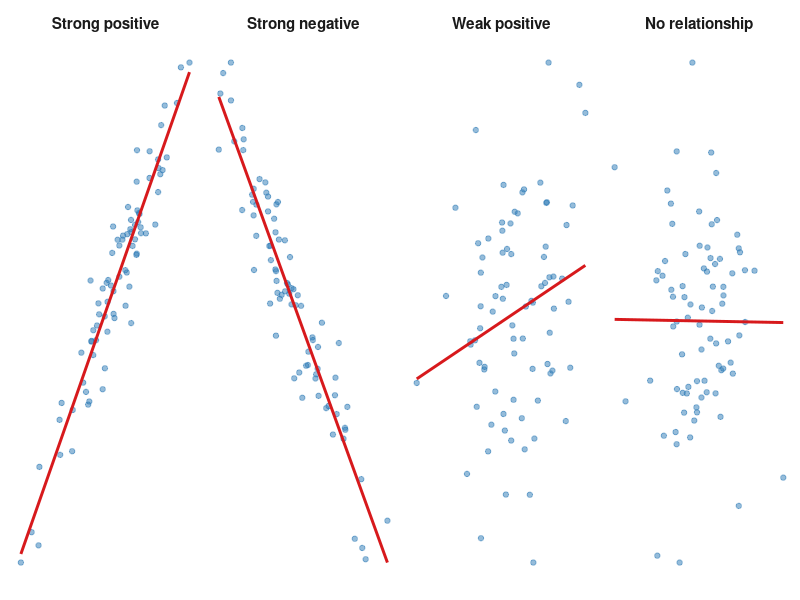
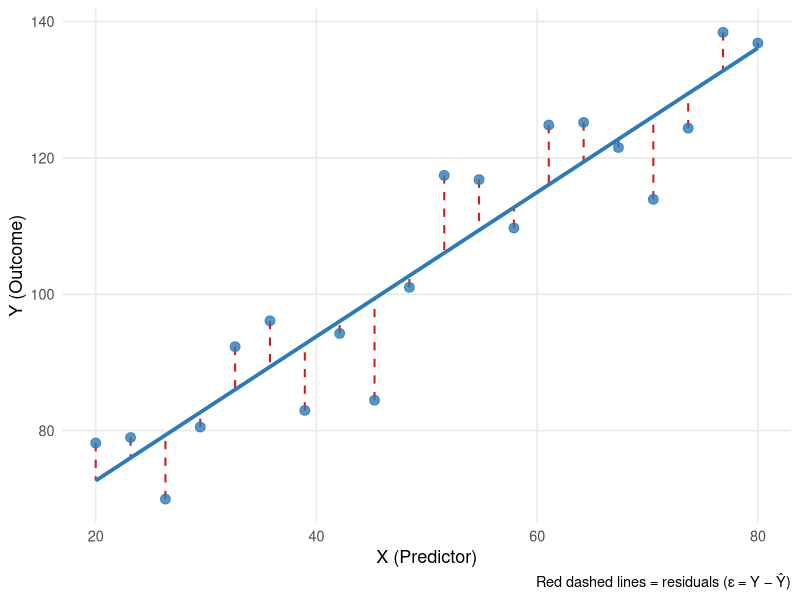
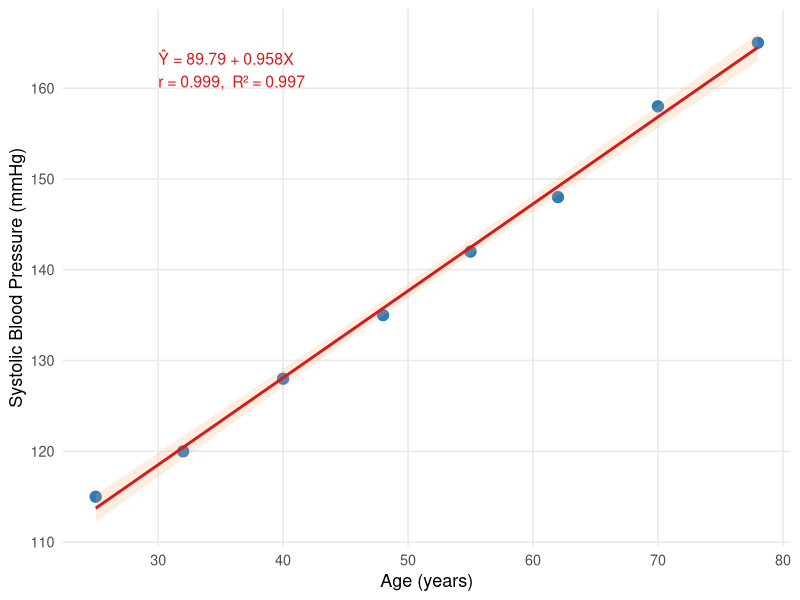

Recreate these plots in R, in order.
## ---- chunk 1
#| label: setup
#| include: false

library(ggplot2)
library(knitr)
library(kableExtra)
library(patchwork)
## ---- chunk 2
#| label: fig-scatter-types
#| fig-cap: "Four possible relationships between two variables"
#| fig-align: center
#| fig-height: 4
#| fig-width: 10

set.seed(42)
n <- 80

d1 <- data.frame(x = rnorm(n), y = 0.8*rnorm(n, mean=0) + rnorm(n,sd=0.5),
                 type = "Strong positive")
d1$y <- d1$x * 0.9 + rnorm(n, sd=0.3)

d2 <- data.frame(x = rnorm(n), y = -0.9*rnorm(n) + rnorm(n,sd=0.3),
                 type = "Strong negative")
d2$y <- -d2$x * 0.9 + rnorm(n, sd=0.3)

d3 <- data.frame(x = rnorm(n), y = 0.4*rnorm(n) + rnorm(n,sd=0.9),
                 type = "Weak positive")
d3$y <- d3$x * 0.3 + rnorm(n, sd=0.9)

d4 <- data.frame(x = rnorm(n), y = rnorm(n),
                 type = "No relationship")

all_d <- rbind(d1, d2, d3, d4)
all_d$type <- factor(all_d$type,
                     levels = c("Strong positive","Strong negative",
                                "Weak positive","No relationship"))

ggplot(all_d, aes(x = x, y = y)) +
  geom_point(alpha = 0.5, color = "#2c7bb6", size = 1.5) +
  geom_smooth(method = "lm", se = FALSE, color = "#d7191c",
              linewidth = 1, formula = y ~ x) +
  facet_wrap(~ type, nrow = 1, scales = "free") +
  theme_minimal(base_size = 12) +
  theme(axis.text = element_blank(),
        axis.ticks = element_blank(),
        axis.title = element_blank(),
        panel.grid = element_blank(),
        strip.text = element_text(face = "bold", size = 11))
## ---- chunk 3
#| label: tbl-r-interpret
#| tbl-cap: "General guidelines for interpreting the correlation coefficient"

r_tab <- data.frame(
  `|r| range` = c("0.00 – 0.19", "0.20 – 0.39",
                   "0.40 – 0.59", "0.60 – 0.79", "0.80 – 1.00"),
  Strength = c("Negligible", "Weak", "Moderate", "Strong", "Very strong"),
  Direction = c("—", "Positive or negative depending on sign",
                "Positive or negative depending on sign",
                "Positive or negative depending on sign",
                "Positive or negative depending on sign")
)

kable(r_tab, col.names = c("|r| value", "Strength", "Note"),
      align = c("c","l","l")) |>
  kable_styling(bootstrap_options = c("striped","hover","bordered"),
                full_width = FALSE, font_size = 13) |>
  column_spec(1, bold = TRUE, color = "#2c7bb6")
## ---- chunk 4
#| label: fig-ols
#| fig-cap: "Least squares regression line minimizes the sum of squared residuals (vertical red lines)"
#| fig-align: center
#| fig-height: 4
#| fig-width: 6

set.seed(10)
x <- seq(20, 80, length = 20)
y <- 60 + 0.9 * x + rnorm(20, sd = 10)
fit <- lm(y ~ x)
df_ols <- data.frame(x = x, y = y,
                     yhat = fitted(fit),
                     resid = residuals(fit))

ggplot(df_ols, aes(x = x, y = y)) +
  geom_segment(aes(xend = x, yend = yhat),
               color = "#d7191c", linewidth = 0.7, linetype = "dashed") +
  geom_smooth(method = "lm", se = FALSE, color = "#2c7bb6",
              linewidth = 1.3, formula = y ~ x) +
  geom_point(size = 3, color = "#2c7bb6", alpha = 0.8) +
  labs(x = "X (Predictor)", y = "Y (Outcome)",
       caption = "Red dashed lines = residuals (ε = Y − Ŷ)") +
  theme_minimal(base_size = 13) +
  theme(panel.grid.minor = element_blank())
## ---- chunk 5
#| label: tbl-assumptions
#| tbl-cap: "Assumptions of Simple Linear Regression"

assump <- data.frame(
  Assumption = c("Linearity",
                 "Independence",
                 "Homoscedasticity",
                 "Normality of residuals"),
  Meaning = c(
    "The relationship between X and Y is linear (a straight line is appropriate)",
    "Observations are independent of each other",
    "The spread of residuals is roughly constant across all values of X",
    "Residuals are approximately normally distributed"
  ),
  `How to Check` = c(
    "Scatter plot of X vs. Y; residual plot",
    "Study design — satisfied by random sampling",
    "Plot of residuals vs. fitted values — no funnel shape",
    "Histogram or Q-Q plot of residuals"
  )
)

kable(assump, col.names = c("Assumption", "Meaning", "How to Check"),
      align = c("l","l","l")) |>
  kable_styling(bootstrap_options = c("striped","hover","bordered"),
                full_width = FALSE, font_size = 13) |>
  column_spec(1, bold = TRUE, color = "#2c7bb6")
## ---- chunk 6
#| label: tbl-spss-model
#| tbl-cap: "SPSS Output: Model Summary"

model_sum <- data.frame(
  R = "0.821",
  R2 = "0.674",
  `Adjusted R²` = "0.666",
  `Std. Error of the Estimate` = "8.432"
)

kable(model_sum,
      col.names = c("R", "R²", "Adjusted R²", "Std. Error of the Estimate"),
      align = rep("c",4)) |>
  kable_styling(bootstrap_options = c("bordered"),
                full_width = FALSE, font_size = 13) |>
  row_spec(0, bold = TRUE, color = "white", background = "#2c7bb6")
## ---- chunk 7
#| label: tbl-spss-anova
#| tbl-cap: "SPSS Output: ANOVA Table"

anova_tab <- data.frame(
  Source = c("Regression", "Residual", "Total"),
  SS = c("5621.4", "2718.6", "8340.0"),
  df = c("1", "38", "39"),
  MS = c("5621.4", "71.5", ""),
  F = c("78.62", "", ""),
  Sig = c("< 0.001", "", "")
)

kable(anova_tab,
      col.names = c("", "Sum of Squares", "df", "Mean Square", "F", "Sig."),
      align = c("l","c","c","c","c","c")) |>
  kable_styling(bootstrap_options = c("bordered"),
                full_width = FALSE, font_size = 13) |>
  row_spec(0, bold = TRUE, color = "white", background = "#2c7bb6") |>
  row_spec(1, bold = TRUE)
## ---- chunk 8
#| label: tbl-spss-coef
#| tbl-cap: "SPSS Output: Coefficients Table"

coef_tab <- data.frame(
  ` ` = c("(Constant)", "X (predictor)"),
  B = c("32.15", "0.87"),
  SE = c("6.24", "0.10"),
  Beta = c("—", "0.821"),
  t = c("5.15", "8.87"),
  Sig = c("< 0.001", "< 0.001")
)

kable(coef_tab,
      col.names = c("", "B", "Std. Error", "Beta (standardized)", "t", "Sig."),
      align = c("l","c","c","c","c","c")) |>
  kable_styling(bootstrap_options = c("bordered"),
                full_width = FALSE, font_size = 13) |>
  row_spec(0, bold = TRUE, color = "white", background = "#2c7bb6") |>
  row_spec(2, bold = TRUE, background = "#eaf4fb")
## ---- chunk 9
#| label: tbl-ex1-data
#| tbl-cap: "Age and Systolic Blood Pressure of 8 Adults"

age <- c(25, 32, 40, 48, 55, 62, 70, 78)
sbp <- c(115, 120, 128, 135, 142, 148, 158, 165)

ex1 <- data.frame(Subject = paste0("S", 1:8), Age = age, SBP = sbp)

kable(ex1, col.names = c("Subject", "Age (years)", "SBP (mmHg)"),
      align = c("c","c","c")) |>
  kable_styling(bootstrap_options = c("striped","hover","bordered"),
                full_width = FALSE, font_size = 13)
## ---- chunk 10
#| label: tbl-ex1-calc
#| tbl-cap: "Calculation Table for Correlation and Regression"

xbar <- mean(age)
ybar <- mean(sbp)

calc <- data.frame(
  Subject = paste0("S", 1:8),
  x = age,
  y = sbp,
  xdev = round(age - xbar, 2),
  ydev = round(sbp - ybar, 2),
  xdev2 = round((age - xbar)^2, 2),
  ydev2 = round((sbp - ybar)^2, 2),
  xydev = round((age - xbar)*(sbp - ybar), 2)
)

totrow <- data.frame(
  Subject = "**Total**",
  x = NA, y = NA,
  xdev = NA, ydev = NA,
  xdev2 = round(sum((age-xbar)^2), 2),
  ydev2 = round(sum((sbp-ybar)^2), 2),
  xydev = round(sum((age-xbar)*(sbp-ybar)), 2)
)

calc_all <- rbind(calc, totrow)

kable(calc_all,
      col.names = c("Subject","x","y","x−x̄","y−ȳ",
                    "(x−x̄)²","(y−ȳ)²","(x−x̄)(y−ȳ)"),
      align = rep("c", 8), escape = FALSE, na_print = "—") |>
  kable_styling(bootstrap_options = c("striped","hover","bordered"),
                full_width = FALSE, font_size = 12) |>
  row_spec(9, bold = TRUE, background = "#eaf4fb") |>
  row_spec(0, bold = TRUE, color = "white", background = "#2c7bb6")
## ---- chunk 11
#| label: fig-ex1-fit
#| fig-cap: "Scatter plot with fitted regression line: Age vs. Systolic Blood Pressure"
#| fig-align: center
#| fig-height: 4
#| fig-width: 6

fit1 <- lm(sbp ~ age)
df1  <- data.frame(age = age, sbp = sbp)

ggplot(df1, aes(x = age, y = sbp)) +
  geom_point(size = 3.5, color = "#2c7bb6") +
  geom_smooth(method = "lm", se = TRUE, color = "#d7191c",
              fill = "#fdae61", alpha = 0.2, formula = y ~ x) +
  annotate("text", x = 30, y = 162,
           label = paste0("Ŷ = ", round(coef(fit1)[1],2),
                          " + ", round(coef(fit1)[2],3), "X\n",
                          "r = ", round(cor(age,sbp),3),
                          ",  R² = ", round(cor(age,sbp)^2,3)),
           hjust = 0, size = 4, color = "#d7191c") +
  labs(x = "Age (years)", y = "Systolic Blood Pressure (mmHg)") +
  theme_minimal(base_size = 13) +
  theme(panel.grid.minor = element_blank())
